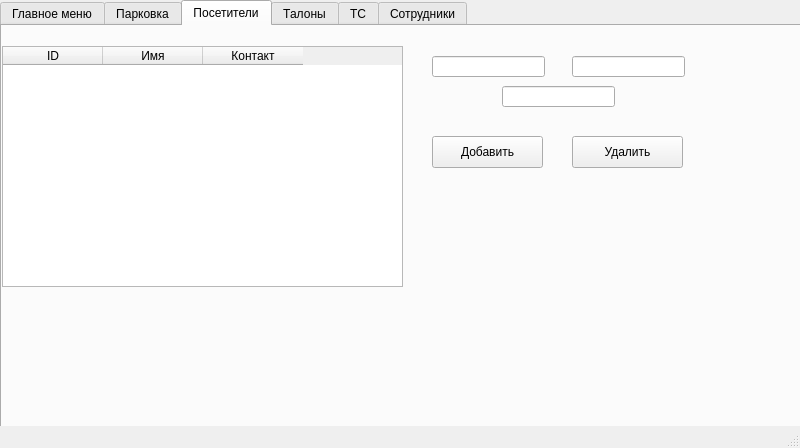
<?xml version="1.0" encoding="UTF-8"?>
<ui version="4.0">
 <class>MainWindow</class>
 <widget class="QMainWindow" name="MainWindow">
  <property name="geometry">
   <rect>
    <x>0</x>
    <y>0</y>
    <width>800</width>
    <height>448</height>
   </rect>
  </property>
  <property name="minimumSize">
   <size>
    <width>800</width>
    <height>448</height>
   </size>
  </property>
  <property name="maximumSize">
   <size>
    <width>800</width>
    <height>448</height>
   </size>
  </property>
  <property name="windowTitle">
   <string>Парковки (Панченко Андрей 4236)</string>
  </property>
  <widget class="QWidget" name="centralwidget">
   <widget class="QTabWidget" name="tabWidget">
    <property name="geometry">
     <rect>
      <x>0</x>
      <y>0</y>
      <width>801</width>
      <height>441</height>
     </rect>
    </property>
    <property name="currentIndex">
     <number>2</number>
    </property>
    <widget class="QWidget" name="main_window">
     <attribute name="title">
      <string>Главное меню</string>
     </attribute>
     <widget class="QGroupBox" name="groupBox">
      <property name="geometry">
       <rect>
        <x>-10</x>
        <y>70</y>
        <width>811</width>
        <height>341</height>
       </rect>
      </property>
      <property name="title">
       <string/>
      </property>
      <layout class="QVBoxLayout" name="verticalLayout">
       <item>
        <widget class="QPushButton" name="pushButton_parking">
         <property name="text">
          <string>Парковки</string>
         </property>
        </widget>
       </item>
       <item>
        <widget class="QPushButton" name="pushButton_visitors">
         <property name="text">
          <string>Посетители</string>
         </property>
        </widget>
       </item>
       <item>
        <widget class="QPushButton" name="pushButton_tickets">
         <property name="text">
          <string>Талоны</string>
         </property>
        </widget>
       </item>
       <item>
        <widget class="QPushButton" name="pushButton_ts">
         <property name="text">
          <string>Транспортные средства</string>
         </property>
        </widget>
       </item>
       <item>
        <widget class="QPushButton" name="pushButton_staff">
         <property name="text">
          <string>Сотрудники</string>
         </property>
        </widget>
       </item>
      </layout>
     </widget>
    </widget>
    <widget class="QWidget" name="parking">
     <attribute name="title">
      <string>Парковка</string>
     </attribute>
     <widget class="QTableWidget" name="tableWidgetParking">
      <property name="geometry">
       <rect>
        <x>0</x>
        <y>20</y>
        <width>401</width>
        <height>241</height>
       </rect>
      </property>
      <column>
       <property name="text">
        <string>ID</string>
       </property>
      </column>
      <column>
       <property name="text">
        <string>Местоположение</string>
       </property>
      </column>
      <column>
       <property name="text">
        <string>Занятость</string>
       </property>
      </column>
     </widget>
     <widget class="QPushButton" name="pushButtonAddParking">
      <property name="geometry">
       <rect>
        <x>430</x>
        <y>110</y>
        <width>111</width>
        <height>32</height>
       </rect>
      </property>
      <property name="text">
       <string>Добавить</string>
      </property>
     </widget>
     <widget class="QLineEdit" name="lineEditParkingId">
      <property name="geometry">
       <rect>
        <x>430</x>
        <y>60</y>
        <width>113</width>
        <height>21</height>
       </rect>
      </property>
     </widget>
     <widget class="QLineEdit" name="lineEditParkingLocation">
      <property name="geometry">
       <rect>
        <x>570</x>
        <y>60</y>
        <width>113</width>
        <height>21</height>
       </rect>
      </property>
     </widget>
     <widget class="QPushButton" name="pushButtonDeleteParking">
      <property name="geometry">
       <rect>
        <x>570</x>
        <y>110</y>
        <width>111</width>
        <height>32</height>
       </rect>
      </property>
      <property name="text">
       <string>Удалить</string>
      </property>
     </widget>
    </widget>
    <widget class="QWidget" name="visitors">
     <attribute name="title">
      <string>Посетители</string>
     </attribute>
     <widget class="QTableWidget" name="tableWidgetVisitors">
      <property name="geometry">
       <rect>
        <x>0</x>
        <y>20</y>
        <width>401</width>
        <height>241</height>
       </rect>
      </property>
      <column>
       <property name="text">
        <string>ID</string>
       </property>
      </column>
      <column>
       <property name="text">
        <string>Имя</string>
       </property>
      </column>
      <column>
       <property name="text">
        <string>Контакт</string>
       </property>
      </column>
     </widget>
     <widget class="QLineEdit" name="lineEditVisitorId">
      <property name="geometry">
       <rect>
        <x>430</x>
        <y>30</y>
        <width>113</width>
        <height>21</height>
       </rect>
      </property>
     </widget>
     <widget class="QLineEdit" name="lineEditVisitorName">
      <property name="geometry">
       <rect>
        <x>570</x>
        <y>30</y>
        <width>113</width>
        <height>21</height>
       </rect>
      </property>
     </widget>
     <widget class="QPushButton" name="pushButtonAddVisitor">
      <property name="geometry">
       <rect>
        <x>430</x>
        <y>110</y>
        <width>111</width>
        <height>32</height>
       </rect>
      </property>
      <property name="text">
       <string>Добавить</string>
      </property>
     </widget>
     <widget class="QPushButton" name="pushButtonDeleteVisitor">
      <property name="geometry">
       <rect>
        <x>570</x>
        <y>110</y>
        <width>111</width>
        <height>32</height>
       </rect>
      </property>
      <property name="text">
       <string>Удалить</string>
      </property>
     </widget>
     <widget class="QLineEdit" name="lineEditVisitorContact">
      <property name="geometry">
       <rect>
        <x>500</x>
        <y>60</y>
        <width>113</width>
        <height>21</height>
       </rect>
      </property>
     </widget>
    </widget>
    <widget class="QWidget" name="tickets">
     <attribute name="title">
      <string>Талоны</string>
     </attribute>
    </widget>
    <widget class="QWidget" name="ts">
     <attribute name="title">
      <string>ТС</string>
     </attribute>
    </widget>
    <widget class="QWidget" name="staff">
     <attribute name="title">
      <string>Сотрудники</string>
     </attribute>
    </widget>
   </widget>
  </widget>
  <widget class="QMenuBar" name="menubar">
   <property name="geometry">
    <rect>
     <x>0</x>
     <y>0</y>
     <width>800</width>
     <height>37</height>
    </rect>
   </property>
  </widget>
  <widget class="QStatusBar" name="statusbar"/>
 </widget>
 <resources/>
 <connections/>
</ui>
